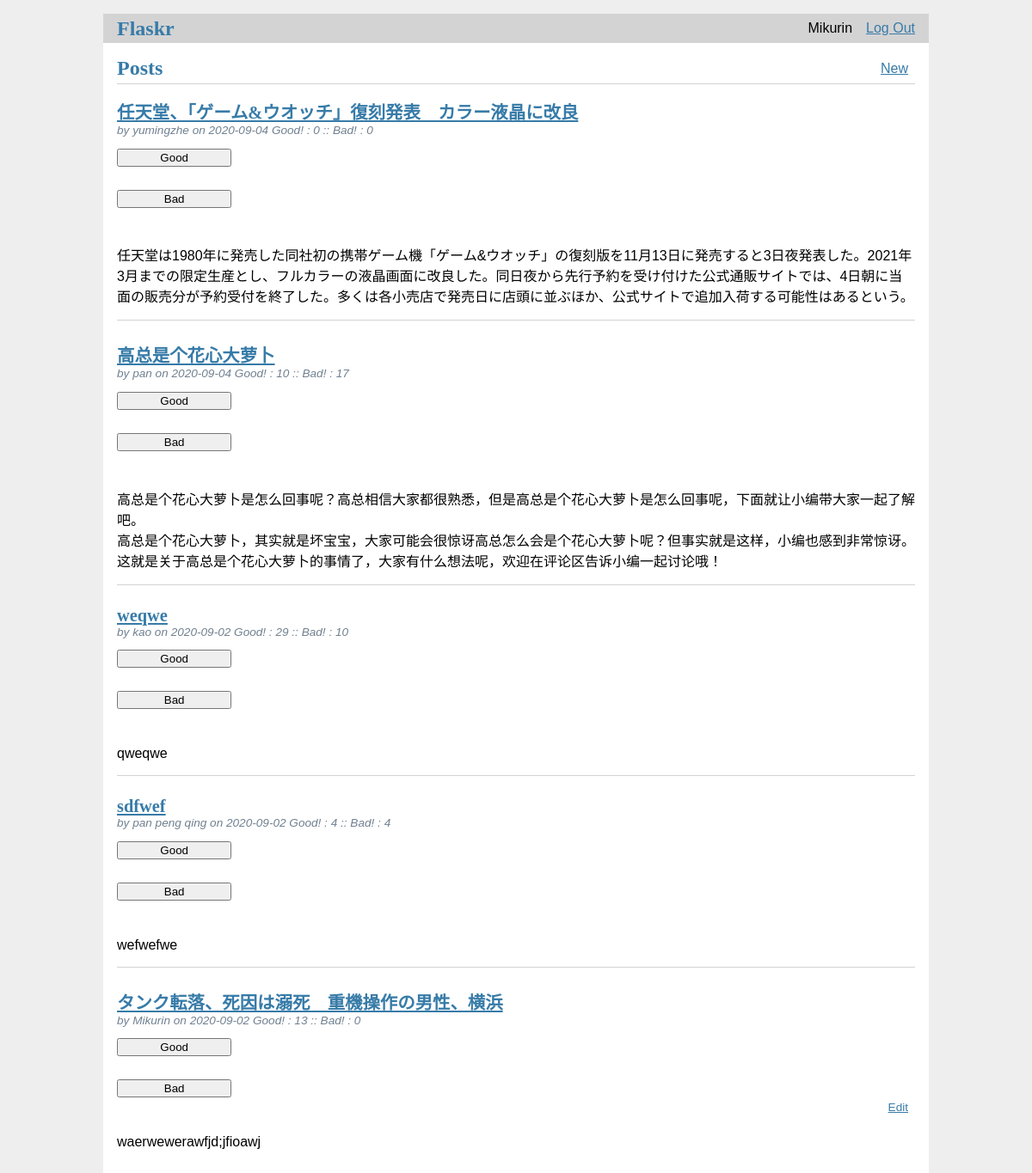
Screenshot of / (signed in) with the database file from the repository.
### tables this page shows
CREATE TABLE user (
  id INTEGER PRIMARY KEY AUTOINCREMENT,
  username TEXT UNIQUE NOT NULL,
  password TEXT NOT NULL
);

CREATE TABLE post (
  id INTEGER PRIMARY KEY AUTOINCREMENT,
  author_id INTEGER NOT NULL,
  created TIMESTAMP NOT NULL DEFAULT CURRENT_TIMESTAMP,
  title TEXT NOT NULL,
  body TEXT NOT NULL,
  good INTEGER DEFAULT 0,
  bad INTEGER DEFAULT 0,
  FOREIGN KEY (author_id) REFERENCES user (id)
);

### flaskr/blog.py (the view)
@bp.route('/')
def index():
    db = get_db()
    posts = db.execute(
        'SELECT p.id, title, body, created, author_id, username, good, bad'
        ' FROM post p JOIN user u ON p.author_id = u.id'
        ' ORDER BY created DESC'
    ).fetchall()
    return render_template('blog/index.html', posts=posts)

### flaskr/auth.py (called while the page is built)
@bp.before_app_request
def load_logged_in_user():
    user_id = session.get('user_id')
    if user_id is None:
        g.user = None
    else:
        g.user = get_db().execute(
            'SELECT * FROM user WHERE id = ?', (user_id,)
        ).fetchone()

### flaskr/db.py (called while the page is built)
def get_db():
    if 'db' not in g:
        g.db = sqlite3.connect(
            current_app.config['DATABASE'],
            detect_types=sqlite3.PARSE_DECLTYPES
        )
        g.db.row_factory = sqlite3.Row
    return g.db

### flaskr/templates/blog/index.html
{% extends 'base.html' %}
{% block header %}
<h1>{% block title %}Posts{% endblock %}</h1>
{% if g.user %}
<a class="action" href="{{ url_for('blog.create') }}">New</a>
{% endif %}
{% endblock %}
{% block content %}
{% for post in posts %}
<article class="post">
    <header>
        <div>
            <h1> <a href="{{ url_for('blog.post_page', id= post['id']) }}"> {{ post['title'] }} </a> </h1>
            <div class="about"> by {{ post['username'] }} on {{ post['created'].strftime('%Y-%m-%d') }} Good! : {{
                post['good']}} :: Bad! : {{post['bad']}}
            </div>
            <form action="{{ url_for('blog.good', id=post['id']) }}" method="post">
                <input type="submit" value="Good">
            </form>
            <form action="{{ url_for('blog.bad', id=post['id']) }}" method="post">
                <input type="submit" value="Bad">
            </form>
        </div>
        {% if g.user['id'] == post['author_id'] %}
        <a class="action" href="{{ url_for('blog.update', id=post['id']) }}">Edit</a>
        {% endif %}
    </header>
    <p class="body">{{ post['body'] }}</p>
</article>
{% if not loop.last %}
<hr>
{% endif %}
{% endfor %}
{% endblock %}

### flaskr/templates/base.html (shortened to what this page needs)
<!doctype html>
<link rel="stylesheet" href="{{ url_for('static', filename='style.css') }}">
<nav>
  <h1> <a href="{{ url_for('blog.index')}}"> Flaskr </a> </h1>
  <ul>
    {% if g.user %}
      <li><span>{{ g.user['username'] }}</span>
      <li><a href="{{ url_for('auth.logout') }}">Log Out</a>
    {% else %}
      <li><a href="{{ url_for('auth.register') }}">Register</a>
      <li><a href="{{ url_for('auth.login') }}">Log In</a>
    {% endif %}
  </ul>
</nav>
<section class="content">
  <header>
    {% block header %}{% endblock %}
  </header>
  {% block content %}{% endblock %}
</section>

### flaskr/static/style.css (style rules this page uses)
h1 { font-family: serif; color: #377ba8; margin: 1rem 0; }
a { color: #377ba8; }
hr { border: none; border-top: 1px solid lightgray; }
nav { background: lightgray; display: flex; align-items: center; padding: 0 0.5rem; }
nav h1 { flex: auto; margin: 0; }
nav h1 a { text-decoration: none; padding: 0.25rem 0.5rem; }
nav ul { display: flex; list-style: none; margin: 0; padding: 0; }
nav ul li a, nav ul li span, header .action { display: block; padding: 0.5rem; }
.content { padding: 0 1rem 1rem; }
.content > header { border-bottom: 1px solid lightgray; display: flex; align-items: flex-end; }
.content > header h1 { flex: auto; margin: 1rem 0 0.25rem 0; }
.post > header { display: flex; align-items: flex-end; font-size: 0.85em; }
.post > header > div:first-of-type { flex: auto; }
.post > header h1 { font-size: 1.5em; margin-bottom: 0; }
.post .about { color: slategray; font-style: italic; }
.post .body { white-space: pre-line; }
.content:last-child { margin-bottom: 0; }
.content form { margin: 1em 0; display: flex; flex-direction: column; }
.content input, .content textarea { margin-bottom: 1em; }
input[type=submit] { align-self: start; min-width: 10em; }

### rows the page displays
user: user.username "Mikurin"
post: title "任天堂、「ゲーム&ウオッチ」復刻発表 カラー液晶に改良", username "yumingzhe", created "2020-09-04", good "0", bad "0", body "任天堂は1980年に発売した同社初の携帯ゲーム機「ゲーム&ウオッチ」の復刻版を11月13日に発売すると3日夜発表した。2021年3月までの限定生産とし、フルカラーの液晶画面に改良した。同日夜から先行予約を受け付けた公式通販サイトでは、4日朝に当面の販売分が予約受付を終了した。多くは各小売店で発売日に店頭に並ぶほか、公式サイトで追加入荷する可能性はあるという。"
post: title "高总是个花心大萝卜", username "pan", created "2020-09-04", good "10", bad "17", body "高总是个花心大萝卜是怎么回事呢？高总相信大家都很熟悉，但是高总是个花心大萝卜是怎么回事呢，下面就让小编带大家一起了解吧。 高总是个花心大萝卜，其实就是坏宝宝，大家可能会很惊讶高总怎么会是个花心大萝卜呢？但事实就是这样，小编也感到非常惊讶。 这就是关于高总是个花心大萝卜的事情了，大家有什么想法呢，欢迎在评论区告诉小编一起讨论哦！"
post: title "weqwe", username "kao", created "2020-09-02", good "29", bad "10", body "qweqwe"
post: title "sdfwef", username "pan peng qing", created "2020-09-02", good "4", bad "4", body "wefwefwe"
post: title "タンク転落、死因は溺死 重機操作の男性、横浜", username "Mikurin", created "2020-09-02", good "13", bad "0", body "waerwewerawfjd;jfioawj"
